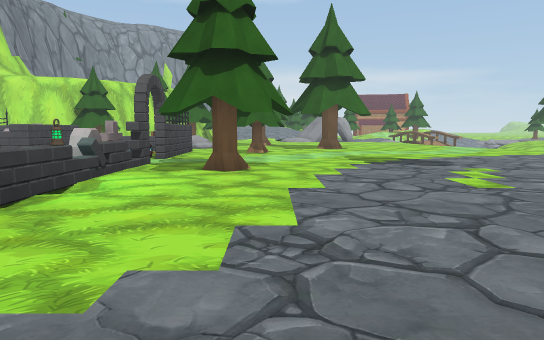
View 1 (above)

24 first-person views from a walk through a Unity game level. The camera is 1.5 m above the floor, tilts 6° down and sees 70° across. The floor is counted in squares, 2 m on a side. Each view is taken from the middle of a square. On the plan, view 1 faces up. The plan holds only what a view shows up to about 12 squares ahead; the rest is blank. The place goes on beyond the plan. The player character is not drawn. Some animated figures are not drawn. Some surface patterns are stand-ins.

View 2
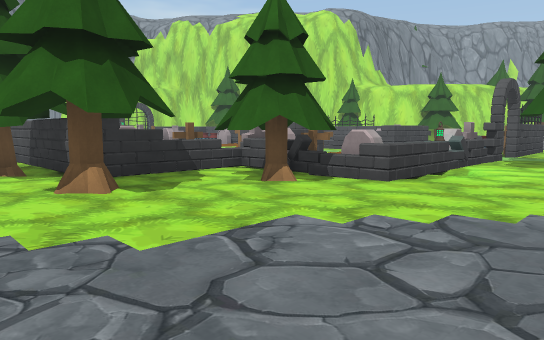

View 3
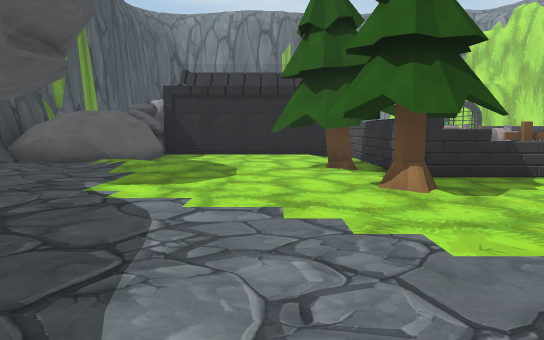

View 4
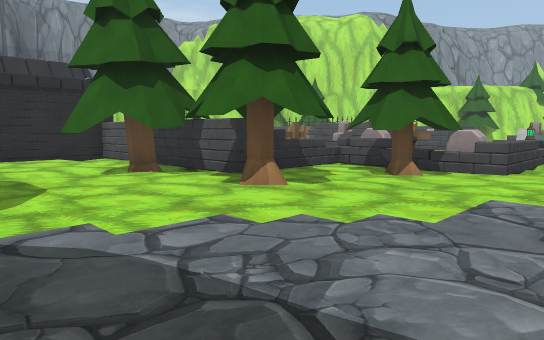

View 5
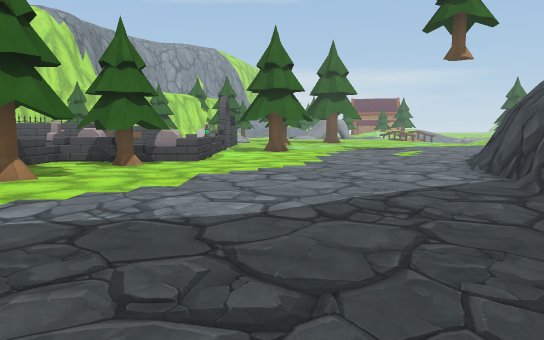

View 6
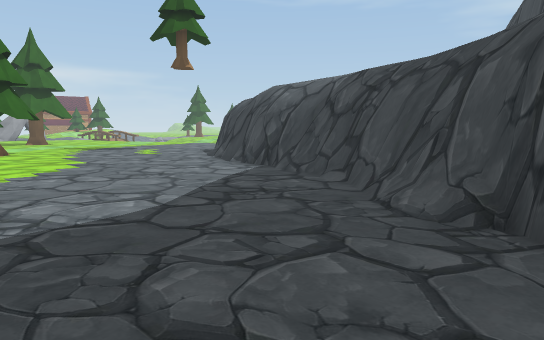

View 7
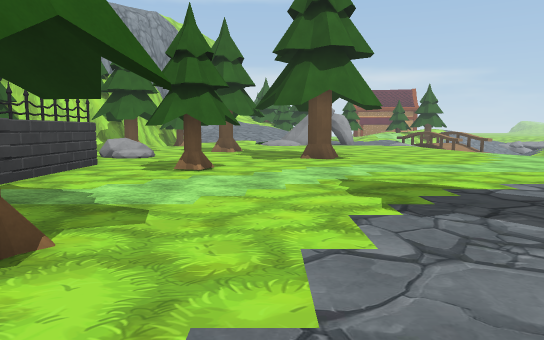

View 8
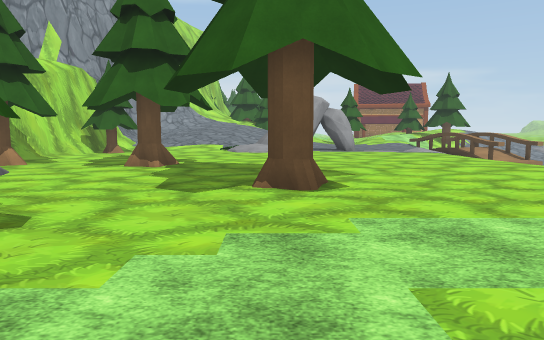

View 9
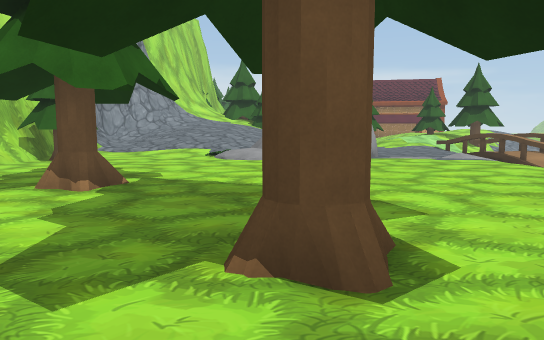

View 10
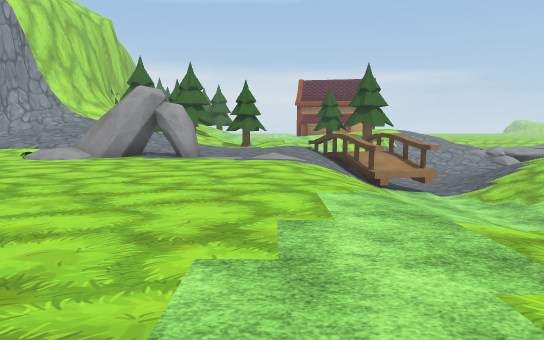

View 11
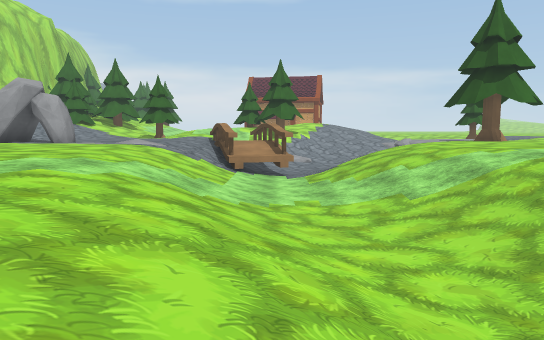

View 12
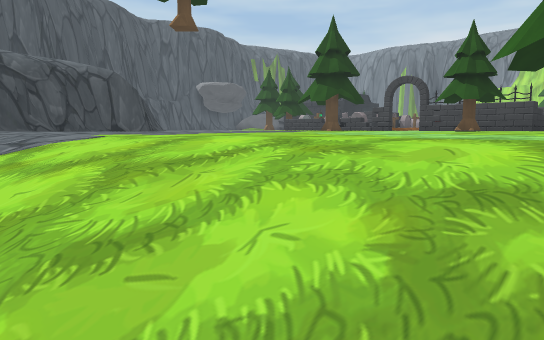

View 13
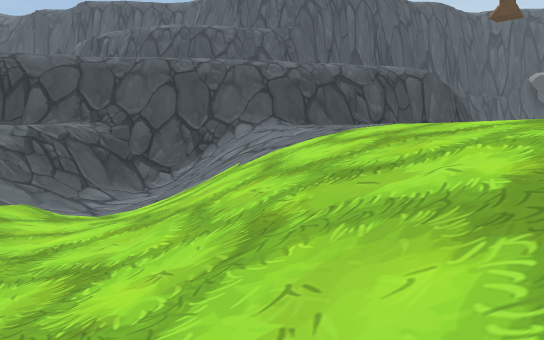

View 14
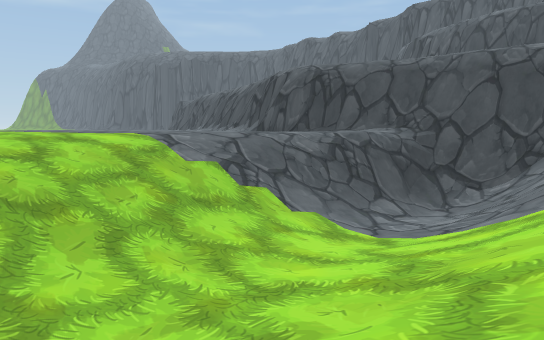

View 15
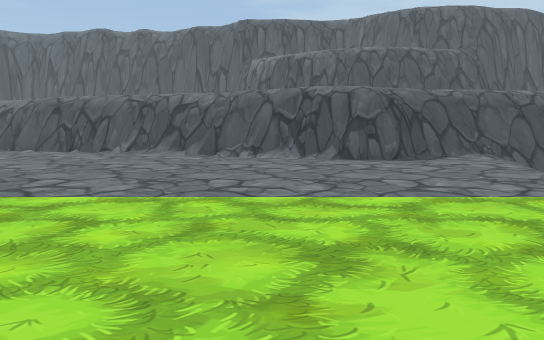

View 16
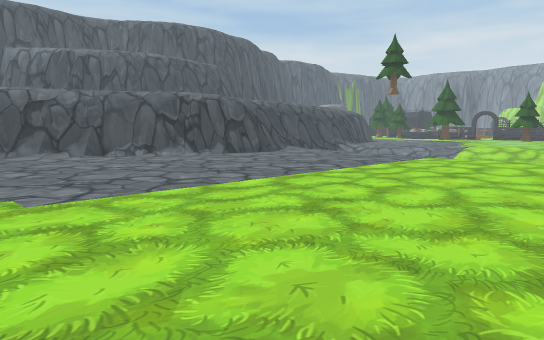

View 17
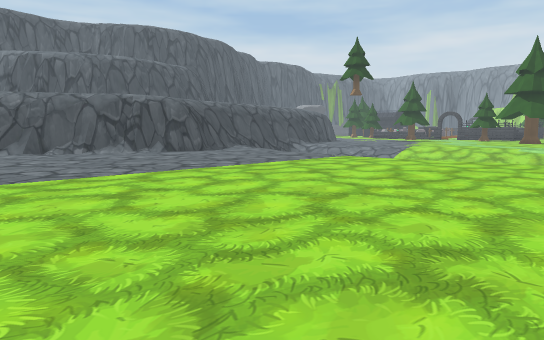

View 18
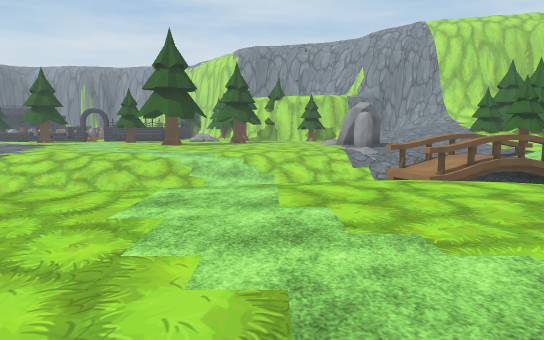

View 19
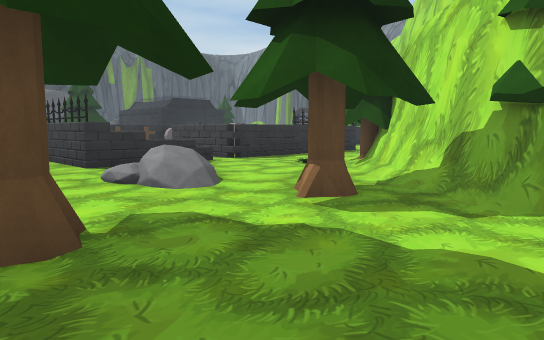

View 20
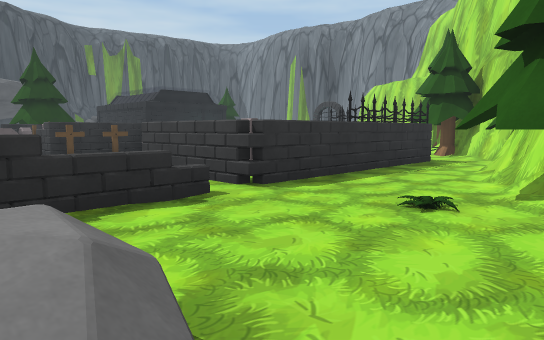

View 21
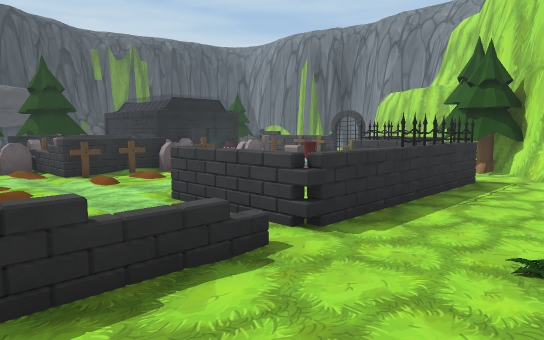

View 22
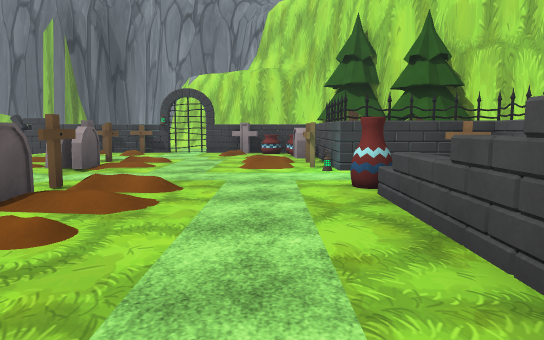

View 23
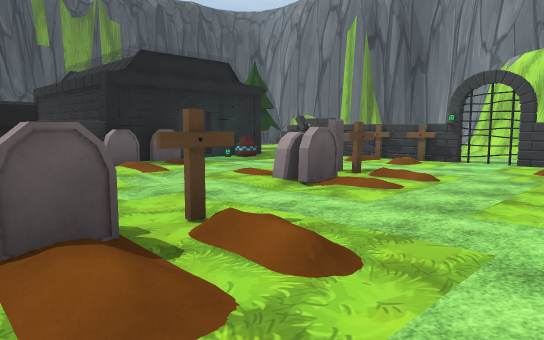

View 24
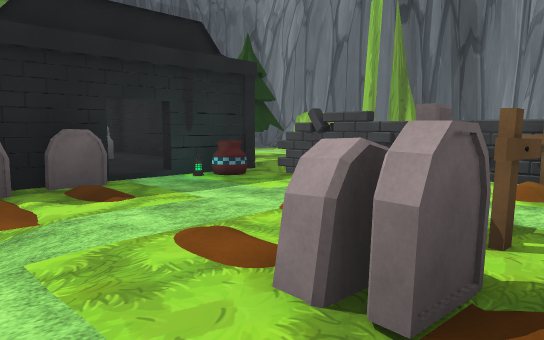

### Floor plan
Key: @ floor where view 1 was taken; # wall or solid block; . main floor; : floor 0.25 m higher than the main floor; - floor 2 m lower than the main floor; / step, stairs or slope; = window, fence, low wall or low ledge; ^ raised ledge; v drop or lower ground; T tree; M tombstone; L lamp; G gate; O other object.
Columns run from 20 left of view 1 to 27 right of it. Each row starts with its distance up from view 1.
 26                              ^.#
 25                  ///// #....///#////  TT
 24                 #/.///##OO..//^#////.
 23                 #T...///...////-////...
 22                ##T..........///-////....
 21                #/...........///-////.....
 20                #/...........///-////...... ....
 19               ##............////-///...........
 18              ##.T/.TT.......////-////...........
 17             ##.../...........////////...........
 16          ####T...//..........////-/  ...........
 15         ##/......O/...T......////-///...........
 14       #.......................///-///..........
 13      T#.######.^^#.TT.........///////..........
 12         M    M.   .TT.........///////..........
 11         #     .. O............///////..........
 10    OOMM#MOO^^^.. O.............////=............
  9    O./.......... /.............////#............
  8    M/...../...// M......... ...///////##//......
  7   ^#......////// M.T......   .##############....
  6 ^^^G......MMM#M/ =..........####          ####..
  5 ^^ M/.MM./.   ^/ L........###               ##
  4    M/./..//   MM M.......
  3    ^ ....//   ^#T^......#
  2    #/..///   M^T^T......#
  1    #=OO/M     O........##
  0   v^##:########T....@..#
 -1  TT^ :: #..TTTT........#
 -2  T^  :: #...TT.........#
 -3     #:  #..../........##
 -4     #:  #...//.......##
 -5     #   #.#///.......#
 -6         O ##.... ...

Where each view was taken, in squares from view 1:
view 1: 0 up, 0 right, facing up
view 2: 2 down, 0 right, facing up-left
view 3: 2 down, 0 right, facing left
view 4: 4 down, 1 left, facing up-left
view 5: 6 down, 1 left, facing up
view 6: 6 down, 3 left, facing up-right
view 7: 5 up, 1 right, facing up
view 8: 10 up, 2 right, facing up
view 9: 13 up, 2 right, facing up
view 10: 13 up, 7 right, facing up
view 11: 12 up, 11 right, facing up
view 12: 16 up, 11 right, facing down-left
view 13: 17 up, 11 right, facing down
view 14: 16 up, 11 right, facing down-right
view 15: 18 up, 21 right, facing down
view 16: 18 up, 27 right, facing down-left
view 17: 20 up, 26 right, facing down-left
view 18: 20 up, 21 right, facing left
view 19: 21 up, 0 right, facing down-left
view 20: 17 up, 3 left, facing down-left
view 21: 16 up, 3 left, facing down-left
view 22: 9 up, 5 left, facing left
view 23: 9 up, 8 left, facing down-left
view 24: 6 up, 11 left, facing down-left
